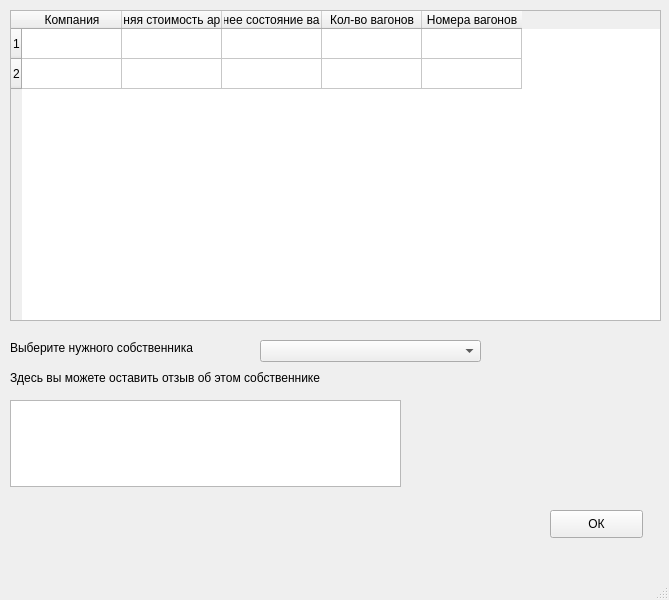
<?xml version="1.0" encoding="UTF-8"?>
<ui version="4.0">
 <class>MainWindow</class>
 <widget class="QMainWindow" name="MainWindow">
  <property name="geometry">
   <rect>
    <x>0</x>
    <y>0</y>
    <width>669</width>
    <height>600</height>
   </rect>
  </property>
  <property name="windowTitle">
   <string>рейтинг собственников</string>
  </property>
  <widget class="QWidget" name="centralwidget">
   <widget class="QComboBox" name="comboBox">
    <property name="geometry">
     <rect>
      <x>260</x>
      <y>340</y>
      <width>221</width>
      <height>22</height>
     </rect>
    </property>
   </widget>
   <widget class="QLabel" name="label">
    <property name="geometry">
     <rect>
      <x>10</x>
      <y>340</y>
      <width>201</width>
      <height>16</height>
     </rect>
    </property>
    <property name="text">
     <string>Выберите нужного собственника</string>
    </property>
   </widget>
   <widget class="QTableWidget" name="tableWidget">
    <property name="geometry">
     <rect>
      <x>10</x>
      <y>10</y>
      <width>651</width>
      <height>311</height>
     </rect>
    </property>
    <property name="rowCount">
     <number>2</number>
    </property>
    <property name="columnCount">
     <number>5</number>
    </property>
    <row/>
    <row/>
    <column>
     <property name="text">
      <string>Компания</string>
     </property>
    </column>
    <column>
     <property name="text">
      <string>Средняя стоимость аренды</string>
     </property>
    </column>
    <column>
     <property name="text">
      <string>Среднее состояние вагонов</string>
     </property>
    </column>
    <column>
     <property name="text">
      <string>Кол-во вагонов</string>
     </property>
    </column>
    <column>
     <property name="text">
      <string>Номера вагонов</string>
     </property>
    </column>
   </widget>
   <widget class="QPushButton" name="pushButton_2">
    <property name="geometry">
     <rect>
      <x>550</x>
      <y>510</y>
      <width>93</width>
      <height>28</height>
     </rect>
    </property>
    <property name="text">
     <string>ОК</string>
    </property>
   </widget>
   <widget class="QTextEdit" name="textEdit">
    <property name="geometry">
     <rect>
      <x>10</x>
      <y>400</y>
      <width>391</width>
      <height>87</height>
     </rect>
    </property>
   </widget>
   <widget class="QLabel" name="label_4">
    <property name="geometry">
     <rect>
      <x>10</x>
      <y>370</y>
      <width>371</width>
      <height>16</height>
     </rect>
    </property>
    <property name="text">
     <string>Здесь вы можете оставить отзыв об этом собственнике</string>
    </property>
   </widget>
  </widget>
  <widget class="QMenuBar" name="menubar">
   <property name="geometry">
    <rect>
     <x>0</x>
     <y>0</y>
     <width>669</width>
     <height>26</height>
    </rect>
   </property>
  </widget>
  <widget class="QStatusBar" name="statusbar"/>
 </widget>
 <resources/>
 <connections/>
</ui>
